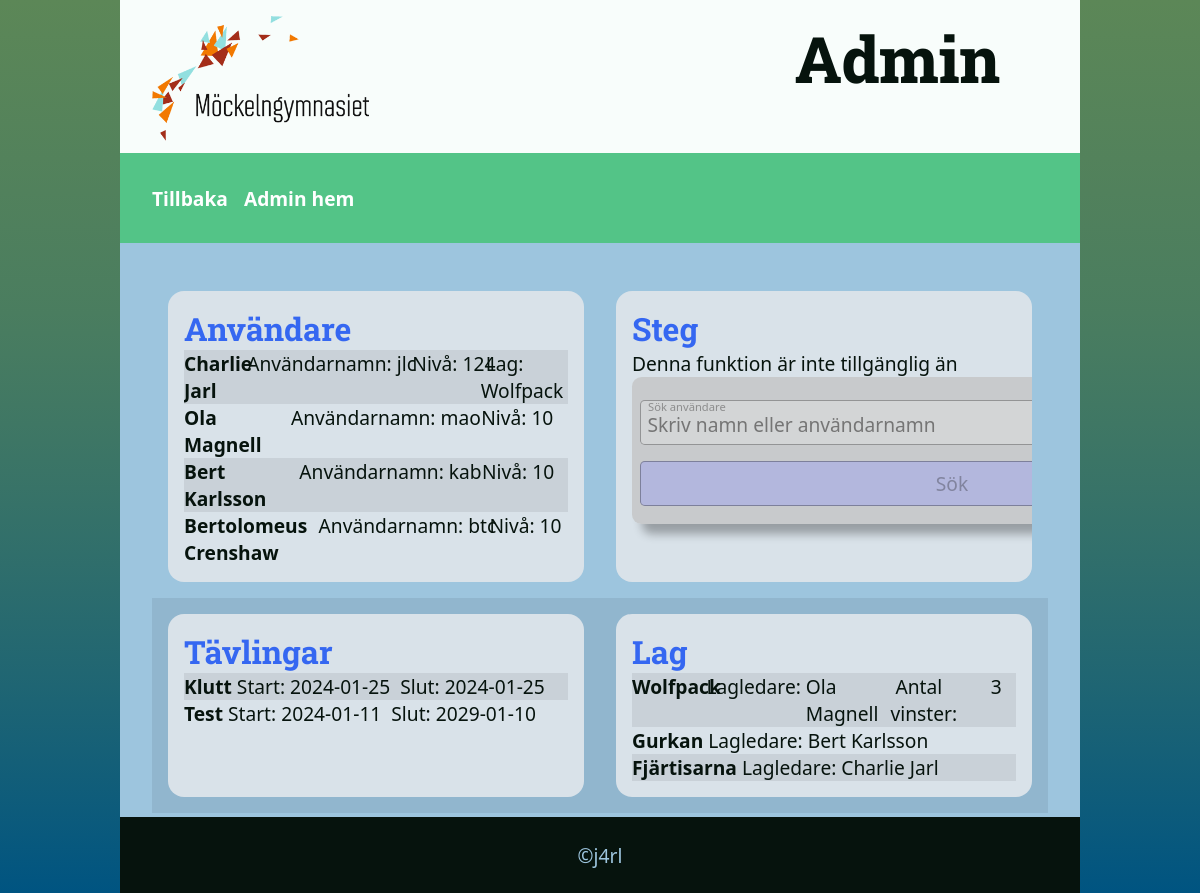
Page /adm_dash.php (signed in) on the earlier database version.
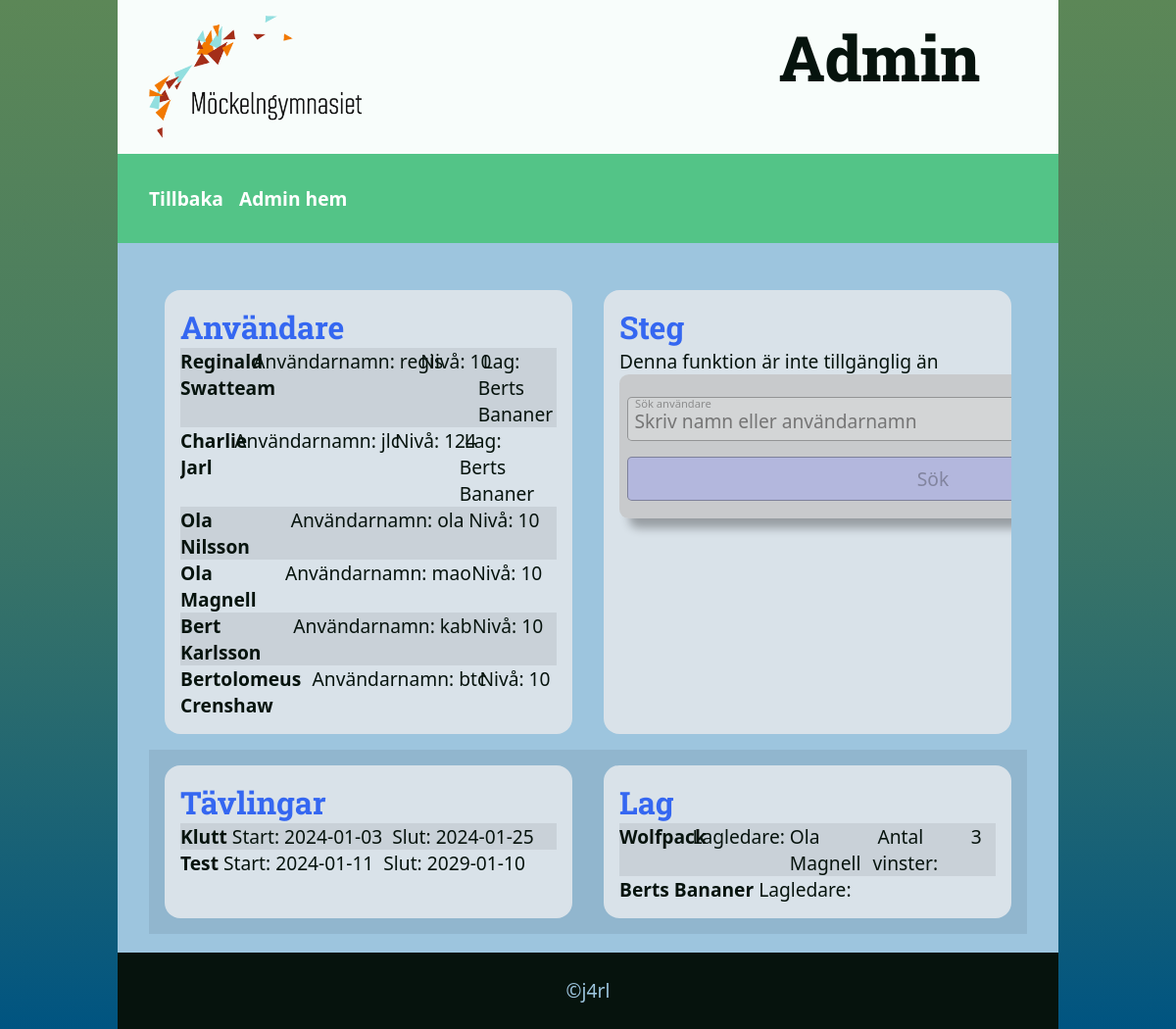
Same page on the later database version.
### tables this page shows
CREATE TABLE `tbluser` (
  `userid` int(11) NOT NULL,
  `username` varchar(30) NOT NULL,
  `password` varchar(255) NOT NULL,
  `name` varchar(100) NOT NULL,
  `team` int(11) DEFAULT NULL,
  `userlevel` int(11) NOT NULL DEFAULT 10
);

CREATE TABLE `tblteam` (
  `teamid` int(11) NOT NULL,
  `teamname` varchar(200) NOT NULL,
  `teamleader` int(11) DEFAULT NULL,
  `wins` int(11) NOT NULL DEFAULT 0
);

CREATE TABLE `tblcomp` (
  `compid` int(11) NOT NULL,
  `compname` varchar(200) NOT NULL,
  `totsteps` int(11) NOT NULL DEFAULT 0,
  `startdate` date NOT NULL,
  `stopdate` date NOT NULL
);

### func.php (called while the page is built, shortened)
<?php
$db=new Database("mockelngymnasie");
function isLevel($level){
    $succ=false;
    if(isset($_SESSION["lvl"])){
        $sessLevel=intval($_SESSION["lvl"]);
        if($sessLevel<$level){
            $succ=false;
        }else{
            $succ=true;
        }
    }
    return $succ;
}
class Database extends Crypt
{
    function __construct($db_name, $host="localhost", $username="mockelngymnasie", $password="PPeTExVh") {
        $this->mysqli = mysqli_connect($host, $username, $password, $db_name);
    }
    public function runQuery($strQuery){
        $strSQL=$strQuery;
        return $this->mysqli->query($strSQL);
    }
}
?>

### listuser.php (the view)
<?php
    require_once('func.php');
    if(isLevel(100)){
        $sql="SELECT * FROM tbluser LEFT JOIN tblteam ON tbluser.team=tblteam.teamid ORDER BY tblteam.wins DESC";
    }else{
        $sql="SELECT * FROM tbluser LEFT JOIN tblteam ON tbluser.team=tblteam.teamid WHERE tbluser.userid=".intval($_SESSION['uid']." ORDER BY tblteam.wins DESC");
    }
    $result=$db->runQuery($sql);
?>
        <div class="main">
            <div class="container"><h1>Användare<?php if(isLevel(100)){ ?>&nbsp;&nbsp;<a href="adduser.php"><i class="fi fi-rr-user-add" title="Lägg till användare"></i></a><?php } ?></h1></div>
            <?php while($row=$result->fetch_assoc()){ ?>
                    <div class="row">
                        <div class="usr_row">
                            <b><?=$row['name']?></b>
                            &nbsp;Användarnamn:&nbsp;<span class="mono"><?=$row['username']?></span>
                            &nbsp;Nivå:&nbsp;<span class="mono"><?=$row['userlevel']?></span>
                            <?php if(strlen($row['teamname'])){ ?><span>&nbsp;Lag: <?=$row['teamname']?></span><?php }  ?>
                            <span class="grow">&nbsp;</span>
                            <?php if(isLevel(100)){ ?><a href="deluser.php?del=<?=$row['userid']?>"><i class="fi fi-rr-trash"></i></a></i><?php } ?>
                            <?php if(isLevel(100)){ ?><a href="edituser.php?edit=<?=$row['userid']?>"><i class="fi fi-rr-edit"></i></a><?php } ?>
                        </div>
                    </div>
            <?php  } ?>
        </div>

### adm_dash.php (shortened to what this page needs)
<?php
    require_once("func.php");
?>
<!DOCTYPE html>
<html lang="en">
<?php require_once("_head.php") ?>
<body>
<header><img src="Mockelngymnasiet-w400-svart-text-transparent.png" alt="Möckelngymnasiet">Admin</header>
<?php require_once("_adm-menu.php") ?>
    <main>
        <div class="row">
        <section class="adm_users">
            <?php require_once("listuser.php"); ?>
        </section>
        <section class="adm_steps">
            <h1>Steg</h1>
            <p>Denna funktion är inte tillgänglig än</p>
            <form action="adm_dash.php" method="post">
                <label for="stepsearch">Sök användare</label>
                <input type="search" name="stepsearch" id="stepsearch" placeholder="Skriv namn eller användarnamn" disabled>
                <input type="submit" name="btn" value="Sök" disabled>
            </form>
        </section>
        </div>
        <div class="row">
        <section class="adm_comp">
            <?php require_once("listcomp.php"); ?>
        </section>
        <section class="adm_teams">
            <?php require_once("listteam.php"); ?>
        </section>
        </div>
    </main>
    <?php require_once("_footer.php") ?>
</body>
</html>

### _head.php (shortened to what this page needs)
<head>
    <link rel="stylesheet" href="style.css">
</head>

### _adm-menu.php
<nav>
        <a href="index.php">Tillbaka</a>
        <a href="adm_dash.php">Admin&nbsp;hem</a>
</nav>

### listcomp.php
<?php
    require_once('func.php');
    if(isLevel(100)){
        $sql="SELECT * FROM tblcomp ORDER BY stopdate, startdate DESC";
        $result=$db->runQuery($sql);
    }
?>
        <div class="main">
            <div class="container"><h1>Tävlingar<?php if(isLevel(100)){ ?>&nbsp;&nbsp;<a href="addcomp.php"><i class="fi fi-rr-add" title="Lägg till tävling"></i></a><?php } ?></h1></div>
            <?php while($row=$result->fetch_assoc()){ ?>
                    <div class="row">
                        <div class="usr_row">
                            <b><?=$row['compname']?></b>
                            &nbsp;Start:&nbsp;<span class="mono"><?=$row['startdate']?></span>
                            &nbsp;&nbsp;Slut:&nbsp;<span class="mono"><?=$row['stopdate']?></span>
                            <span class="grow">&nbsp;</span>
                            <?php if(isLevel(100)){ ?><a href="delcomp.php?del=<?=$row['compid']?>"><i class="fi fi-rr-trash"></i></a><?php } ?>
                            <?php if(isLevel(100)){ ?><a href="editcomp.php?edit=<?=$row['compid']?>"><i class="fi fi-rr-edit"></i></a><?php } ?>
                        </div>
                    </div>
            <?php  } ?>
        </div>

### listteam.php (shortened to what this page needs)
<?php
    require_once('func.php');
    if(isLevel(100)){
        $sql="SELECT * FROM tblteam LEFT JOIN tbluser ON tblteam.teamleader=tbluser.userid ORDER BY tblteam.wins DESC";
    }else{
        $sql="SELECT * FROM tblteam LEFT JOIN tbluser ON tblteam.teamleader=tbluser.userid WHERE teamleader=".intval($_SESSION['uid']."  ORDER BY tblteam.wins DESC");
    }
    $r=$db->runQuery($sql);
?>
        <div class="main">
            <div class="container"><h1>Lag<?php if(isLevel(100)){ ?><a href="addteam.php"></a><a href="pickusers.php"></a><?php } ?></h1></div>
            <?php while($row=$r->fetch_assoc()){ ?>
                    <div class="row">
                        <div class="usr_row">
                            <b><?=$row['teamname']?></b>
                            &nbsp;Lagledare:&nbsp;<span class="mono"><?=$row['name']?></span>
                            <?php if(intval($row['wins'])){ ?>&nbsp;Antal vinster:&nbsp;<span><?=$row['wins']?></span><?php }  ?>
                            <span class="grow">&nbsp;</span>
                            <?php if(isLevel(100)){ ?><a href="delteam.php?del=<?=$row['teamid']?>"><i class="fi fi-rr-trash"></i></a><?php } ?>
                            <?php if(isLevel(100)){ ?><a href="editteam.php?edit=<?=$row['teamid']?>"><i class="fi fi-rr-edit"></i></a><?php } ?>
                        </div>
                    </div>
            <?php  } ?>
        </div>

### _footer.php
<footer class="cen">&copy;j4rl</footer>

### style.css (style rules this page uses)
:root { --formborder:rgb(0,0,0,.3); --formback:rgba(197, 197, 197, 0.781); --formlabelcolor:rgba(122, 122, 122, 0.8); --formbuttoncolor:#b3b7dd; --prim_back:rgb(217, 226, 233); --prim_color:rgb(66, 65, 90); --sec_back:rgb(63, 77, 66); --sec_color:#fff; --hero_back:#dadada; --hero_color:#616161; --header_back:#fff; --header_color:#000; --rubrik:800 4rem "Roboto Slab", serif; --text: #06130d; --wayback:linear-gradient(180deg, #5c8757 0%, 64%, #005481 100%); --background: #f8fdfb; --primary: #53c487; --secondary: #9dc5de; --accent: #3567f1; --font:300 1.2rem "Roboto Condensed", sans-serif; --mono:700 1.2rem "Ubuntu Mono", monospace; }
* { margin: 0; padding: 0; --outline:1px dotted red; box-sizing: border-box; font-family: system-ui, -apple-system, BlinkMacSystemFont, 'Segoe UI', Roboto, Oxygen, Ubuntu, Cantarell, 'Open Sans', 'Helvetica Neue', sans-serif; min-width:0; min-height: 0; }
body { display:flex; flex-direction: column; justify-content:center; align-items:center; background: var(--wayback); height:100dvh; font:var(--font); }
img { font-style:italic; background-repeat:no-repeat; background-size:cover; max-width:100%; vertical-align:middle; height:auto; shape-margin:1rem; }
h1, h2, h3, h4, h5, h6 { font-family: "Roboto Slab", serif; color:var(--accent); }
h1 { font-size: xx-large; }
form { position:relative; display:flex; flex-direction:column; width:40rem; padding:.5rem; background: var(--formback); border-radius:.6rem; box-shadow: 10px 10px 10px rgb(0,0,0,0.3); margin-inline: auto; margin-top:auto; margin-bottom: auto; }
input, select, textarea { font:1.2rem system-ui; padding: .6rem .4rem .4rem .4rem; border:1px solid var(--formborder); border-radius:.3rem; }
label { position:relative; top:.9rem; left:.5rem; font:.7rem system-ui; color:var(--formlabelcolor); }
button, input[type="submit"] { margin-top:1rem; margin-bottom:.6rem; padding:.5rem; background: var(--formbuttoncolor); }
header { display:flex; justify-content:space-between; padding: 1rem 5rem 1rem 2rem; height:10rem; width:80%; font:var(--rubrik); background: var(--background); color:var(--text); }
header img { height:8rem; }
nav { display:flex; gap:1rem; padding: 2rem; width:80%; background: var(--primary); color: var(--sec_color); }
nav a { text-decoration: none; color: var(--sec_color); font:bold 1.2rem system-ui; }
footer { height:5rem; background: var(--text); color:var(--secondary); width:80%; }
main { min-height:30rem; flex-grow: 20; width: 80%; gap:2rem; background: var(--secondary); color:var(--text); padding: 2rem; overflow-y: auto; }
.cen { display:flex; justify-content:center; align-items:center; }
section { width: 100%; background: var(--prim_back); padding: 1rem; margin: 1rem; border-radius: 1rem; overflow-y: auto; }
section a { text-decoration: none; color:var(--text); padding: 0 .2rem 0 .2rem; }
.row { display:flex; flex-direction: row; flex-wrap: nowrap; justify-content: space-between; }
.usr_row { width:100%; display:flex; flex-direction:row; flex-wrap: nowrap; justify-content: space-between; }
.row:nth-child(even) { background: #00000013; }
.grow { display:inline-block; flex-grow: 100; }
.main { overflow-y: auto; }

Differences in the rows shown:
removed tblteam: teamname "Gurkan", tbluser.name "Bert Karlsson"
removed tblteam: teamname "Fjärtisarna", tbluser.name "Charlie Jarl"
added tbluser: name "Reginald Swatteam", username "regis", userlevel "10", tblteam.teamname "Berts Bananer"
changed tbluser "Charlie Jarl": tblteam.teamname "Wolfpack" → "Berts Bananer"
added tbluser: name "Ola Nilsson", username "ola", userlevel "10"
changed tblcomp "Klutt": startdate "2024-01-25" → "2024-01-03"
added tblteam: teamname "Berts Bananer"
